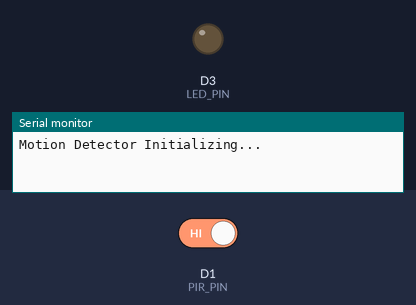
A sketch run on a simulated ESP8266 (NodeMCU). Parts: output pins drawn as LEDs (lit = HIGH), the last lines printed to the serial monitor. The inputs (shaded band) are chosen by the test bench; at power-on: D1 (PIR_PIN) HIGH.

Above: at 1.2 s.
1.3 s: D1 (PIR_PIN) driven LOW
At 2.5 s:
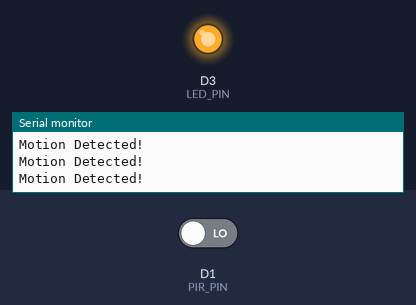
2.8 s: D1 (PIR_PIN) driven HIGH
At 3.8 s:
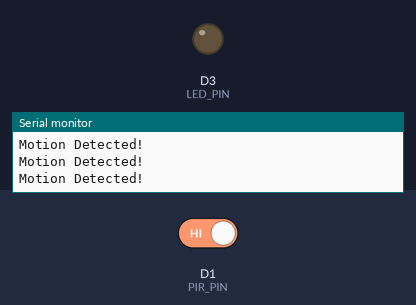
Timing chart, 0 to 5.8 s (numbered marks = the images above; inputs shaded):
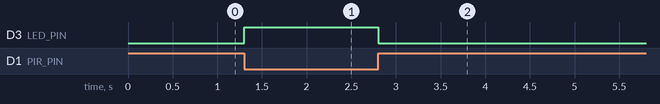

Measured:
- after the input at 1.3 s, D3 (LED_PIN): LOW → HIGH at once
- after the input at 2.8 s, D3 (LED_PIN): HIGH → LOW at once

The sketch:

obstical_senser.ino
```cpp
// //Rudra DIY Crafts
// //Blynk Alert system

// // #define BLYNK_TEMPLATE_ID "TMPL3M_H-R489"
// // #define BLYNK_TEMPLATE_NAME "Obstacle"
// // #define BLYNK_AUTH_TOKEN "GOTAB8qSmuqAw4h9eqM8gxJHcAGyt99q"

// // #define BLYNK_PRINT Serial
// #include <ESP8266WiFi.h>
// // #include <BlynkSimpleEsp8266.h>

// // BlynkTimer timer;

// // char auth[] = BLYNK_AUTH_TOKEN; //Auth code sent via Email
// // char ssid[] = "vivek"; //Wifi name
// // char pass[] = "password";  //Wifi Password
// int flag=0;
// int irPin = D1;
// int buzzPin = D3;

// void notifyOnThings()
// {
//   int isIRsensed = digitalRead(irPin);
//   if (isIRsensed==1 && flag==0) {
//     Serial.println("FIRE ALERT");
//     digitalWrite(buzzPin,HIGH);
//     // Blynk.notify("Alert : FIRE ALERT");
//     flag=1;
//   }
//   else if (isIRsensed==0)
//   {
//     digitalWrite(buzzPin,LOW);
//     flag=0;
//   }
// }
// void setup()
// {
// Serial.begin(9600);
// // Blynk.begin(auth, ssid, pass);
// pinMode(buzzPin,OUTPUT);
// pinMode(irPin,INPUT_PULLUP);
// // timer.setInterval(1000L,notifyOnThings);
// }
// void loop()
// {
//   int isIRsensed = digitalRead(irPin);
//   if (isIRsensed==1 && flag==0) {
//     Serial.println("FIRE ALERT");
//     digitalWrite(buzzPin,HIGH);
//     // Blynk.notify("Alert : FIRE ALERT");
//     flag=1;
//   }
//   else if (isIRsensed==0)
//   {
//     digitalWrite(buzzPin,LOW);
//     flag=0;
//   }
//   // Blynk.run();
//   // timer.run();
// }

// Define pins
#define PIR_PIN D1
#define LED_PIN D3

void setup() {
  // Initialize serial monitor
  Serial.begin(9600);
  Serial.println("Motion Detector Initializing...");

  // Initialize PIR sensor and LED
  pinMode(PIR_PIN, INPUT);
  pinMode(LED_PIN, OUTPUT);

  // Start with LED off
  digitalWrite(LED_PIN, LOW);
}

void loop() {
  // Read the PIR sensor state
  int motionDetected = digitalRead(PIR_PIN);

  if (motionDetected == LOW) {
    Serial.println("Motion Detected!");
    digitalWrite(LED_PIN, HIGH); // Turn on LED
    // delay(1000);                // Keep LED on for 2 seconds
  } else {
    digitalWrite(LED_PIN, LOW); // Turn off LED
  }

  delay(100); // Small delay for stability
}
```
